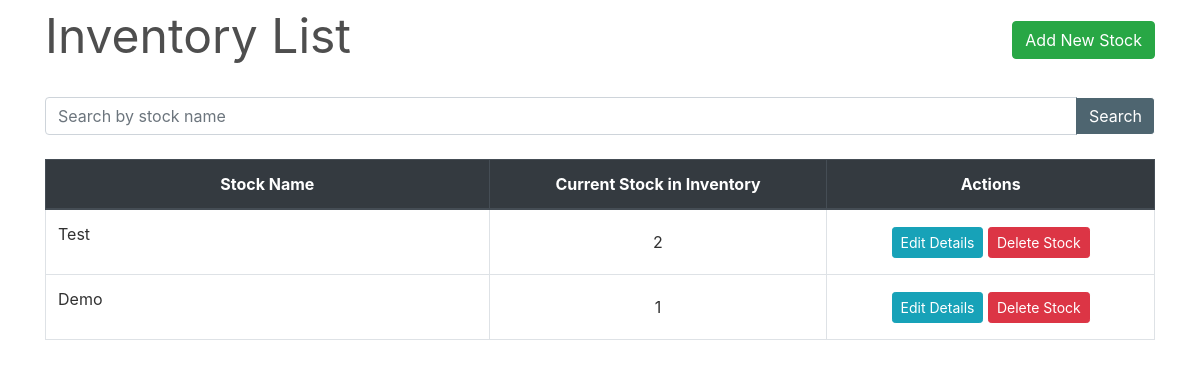
The app's page /inventory/, older data.
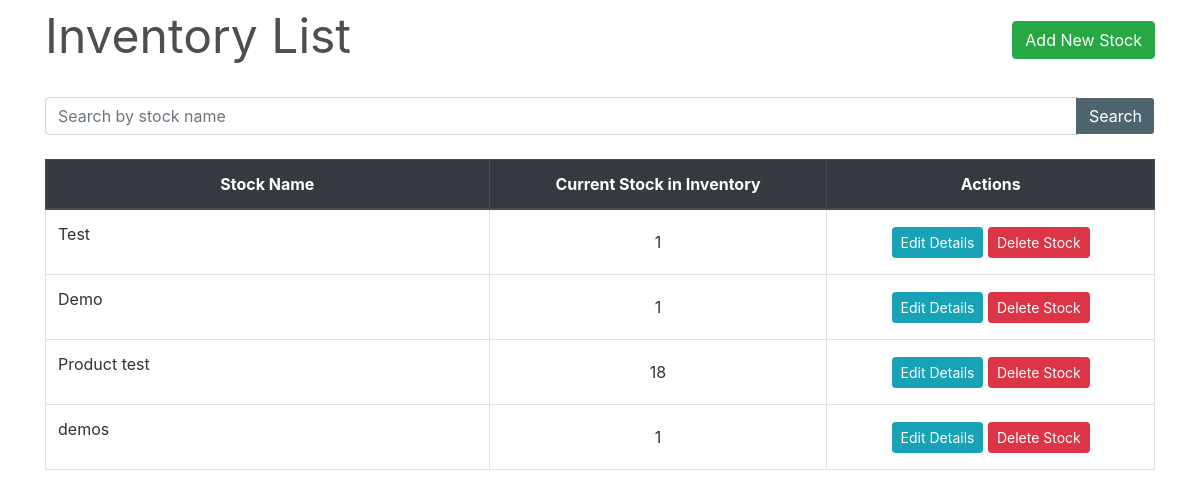
The same page, newer data.
### inventory/models.py (models this page shows, shortened)
class Stock(models.Model):
    id = models.AutoField(primary_key=True)
    name = models.CharField(max_length=30, unique=True)
    quantity = models.IntegerField(default=1)
    is_deleted = models.BooleanField(default=False)

### inventory/views.py (the view)
# urls.py: path('', views.StockListView.as_view(), name='inventory'),
class StockListView(FilterView):
    filterset_class = StockFilter
    queryset = Stock.objects.filter(is_deleted=False)
    template_name = 'inventory.html'
    paginate_by = 10

### inventory/templates/inventory.html (shortened to what this page needs)
{% extends "base.html" %}
{% load widget_tweaks %}
{% block content %}
    <div class="row" style="color: #4e4e4e; font-style: bold; font-size: 3rem; ">
        <div class="col-md-8">Inventory List</div>
        <div class="col-md-4">
            <div style="float:right;"> <a class="btn btn-success" href="{% url 'new-stock' %}">Add New Stock</a> </div>
        </div>
    </div>
    <div style="border-bottom: 1px solid white;"></div>
    <br>
    <table class="table table-css table-bordered table-hover">
        <form method="get">
            <div class="input-group search">
                {% render_field filter.form.name class="form-control textinput" placeholder="Search by stock name" %}
                <div class="input-group-append">
                   <button type="submit" class="btn btn-pink"> Search </button>
                </div>
            </div>
        </form>
        <br>
        <thead class="thead-dark align-middle">
            <tr>
                <th width="40%">Stock Name</th>
                <th>Current Stock in Inventory</th>
                <th>Actions</th>
            </tr>
        </thead>
{% if object_list %}
        <tbody>
            {% for stock in object_list %}
                <tr>
                    <td>
                        <p>{{ stock.name }}</p>
                    </td>
                    <td class="align-middle">{{ stock.quantity }}</td>
                    <td class="align-middle">
                        <a href="{% url 'edit-stock' stock.pk %}" class="btn btn-info btn-sm">Edit Details</a>
                        <a href="{% url 'delete-stock' stock.pk %}" class="btn btn-danger btn-sm"> Delete Stock </a>
                    </td>
                </tr>
            {% endfor %}
        </tbody>
    </table>
{% else %}
        <tbody></tbody>
    </table>
    <br><br><br><br><br><br><br><br>
    <div style="color: #575757; font-style: bold; font-size: 1.5rem; text-align: center;">The records are empty. Please try adding some.</div>
{% endif %}
{% endblock content %}

Row changes from the older to the newer data that the page shows:
changed Stock "Test": quantity "2" → "1"
added Stock: name "Product test", quantity "18"
added Stock: name "demos", quantity "1"
